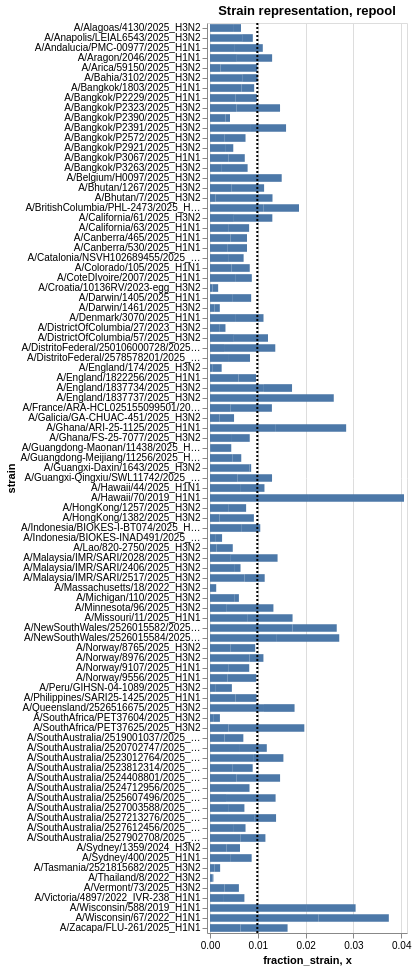

Notebook source saved alongside this figure:
### Markdown cell above
## Visualize barcode- and strain-level balancing in the current pool

### Code cell
# Plot the current fraction of each strain in the pool
strains_chart = (
    alt.Chart(mean_single_well.query('fraction_strain!=0'))
    .encode(
        alt.X(
            "fraction_strain",
            scale=alt.Scale(nice=False, padding=3),
        ),
        alt.Y("strain"),
        
        tooltip = ['strain', 'fraction_strain', 'est_tcid50'],
    )
).mark_bar(height={"band": 0.85}).properties(
        height=alt.Step(10),
        width=250,
        title="",
    ).properties(
        height = alt.Step(10),
        width = 200,
        title = "Strain representation, repool")

# add veritcal line where we would expect equal representation of all barcodes in pool
expected_line = alt.Chart(
    pd.DataFrame({'x': [1/num_strains]})
).mark_rule(strokeDash = [2,2], strokeWidth = 2).encode(x = 'x')

# plot both barcode counts and expected line
strains_chart + expected_line

### Figure 1 — Vega-Lite specification as saved in the notebook (floating-point values rounded to 4 significant figures; data arrays with more than 128 entries replaced by an {"elided": "..."} marker saying what was removed)
{"config": {"view": {"continuousWidth": 300, "continuousHeight": 300}}, "layer": [{"data": {"name": "data-20dd5e78a44c588f4c3fc331713abdc7"}, "mark": {"type": "bar", "height": {"band": 0.85}}, "encoding": {"tooltip": [{"field": "strain", "type": "nominal"}, {"field": "fraction_strain", "type": "quantitative"}, {"field": "est_tcid50", "type": "quantitative"}], "x": {"field": "fraction_strain", "scale": {"nice": false, "padding": 3}, "type": "quantitative"}, "y": {"field": "strain", "type": "nominal"}}, "title": "Strain representation, repool"}, {"data": {"name": "data-8476169e147e528eb82a579175046e90"}, "mark": {"type": "rule", "strokeDash": [2, 2], "strokeWidth": 2}, "encoding": {"x": {"field": "x", "type": "quantitative"}}}], "height": {"step": 10}, "width": 200, "$schema": "https://vega.github.io/schema/vega-lite/v6.1.0.json", "datasets": {"data-20dd5e78a44c588f4c3fc331713abdc7": {"elided": "182 records"}, "data-8476169e147e528eb82a579175046e90": [{"x": 0.009901}]}}
